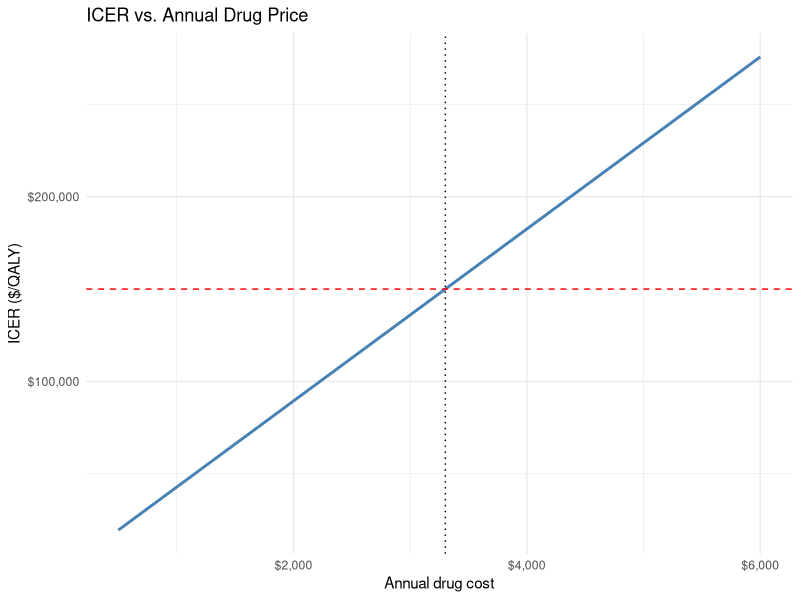
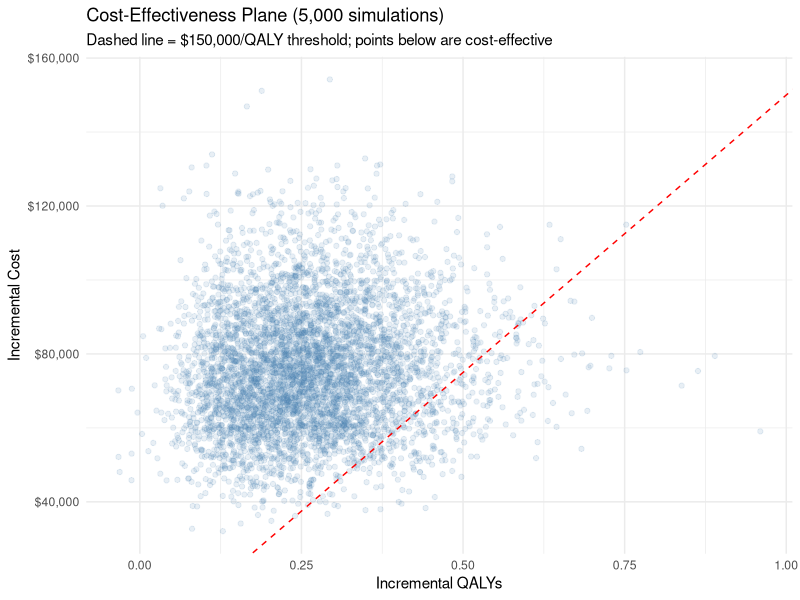
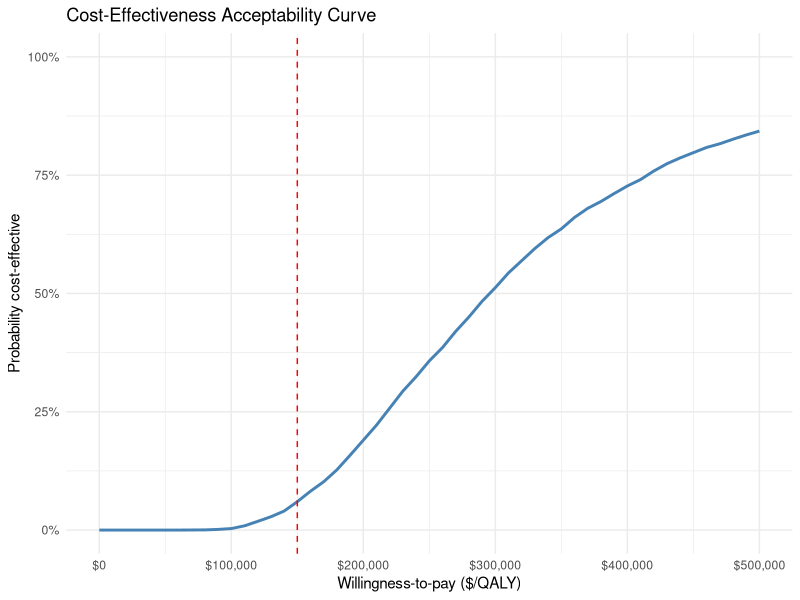

Recreate these plots in R, in order.
## ---- chunk 1
#| label: setup

library(tidyverse)

# ---- Settings ----
n_cycles <- 20
discount <- 0.03
states   <- c("Stable", "PostHF", "Dead")
disc     <- 1 / (1 + discount)^(0:n_cycles)
hr       <- 0.70   # from meta-analysis (95% CI 0.62-0.78)

# ---- Base-case parameters ----
p_stable_event_ctrl <- 0.040
p_stable_death      <- 0.020
p_posthf_death      <- 0.060
c_drug   <- 6000; c_event <- 13000; c_stable <- 2000; c_posthf <- 4000
u_stable <- 0.85; u_posthf <- 0.70; u_dead <- 0

# ---- Model functions ----
make_tm <- function(p_event, p_sd, p_pd) {
  matrix(c(1 - p_event - p_sd, p_event, p_sd,
           0, 1 - p_pd, p_pd,
           0, 0, 1),
         nrow = 3, byrow = TRUE, dimnames = list(from = states, to = states))
}
run_markov <- function(tm, n_cycles) {
  tr <- matrix(0, n_cycles + 1, 3, dimnames = list(cycle = 0:n_cycles, state = states))
  tr[1, ] <- c(1000, 0, 0)
  for (t in 1:n_cycles) tr[t + 1, ] <- tr[t, ] %*% tm
  tr
}
tally <- function(trace, cost_vec, qaly_vec) {
  cc <- (trace %*% cost_vec) / 1000
  cq <- (trace %*% qaly_vec) / 1000
  c(cost = sum(cc * disc), qaly = sum(cq * disc))
}

# ---- Base case ----
tm_ctrl <- make_tm(p_stable_event_ctrl,      p_stable_death, p_posthf_death)
tm_trt  <- make_tm(p_stable_event_ctrl * hr, p_stable_death, p_posthf_death)
qaly_vec  <- c(u_stable, u_posthf, u_dead)
cost_ctrl <- c(c_stable, c_posthf, 0)
cost_trt  <- c(c_stable + c_drug, c_posthf + c_drug, 0)
res_ctrl <- tally(run_markov(tm_ctrl, n_cycles), cost_ctrl, qaly_vec)
res_trt  <- tally(run_markov(tm_trt,  n_cycles), cost_trt,  qaly_vec)
d_cost_base <- res_trt["cost"] - res_ctrl["cost"]
d_qaly_base <- res_trt["qaly"] - res_ctrl["qaly"]
icer_base   <- d_cost_base / d_qaly_base
## ---- chunk 2
#| label: param-table

tibble(
  Parameter = c("HF hospitalization rate (placebo, annual)",
                "Hazard ratio (SGLT2i vs placebo)",
                "Background mortality (Stable)",
                "Mortality (Post-HF)",
                "Drug cost (annual)", "HF hospitalization cost",
                "Utility: Stable", "Utility: Post-HF",
                "Discount rate", "Time horizon"),
  Value = c("0.040", "0.70 (95% CI 0.62–0.78)", "0.020", "0.060",
            "$6,000", "$13,000", "0.85", "0.70", "3%", "20 years"),
  Source = c("Trial placebo arms", "Meta-analysis (4 RCTs)", "Life tables",
             "Post-HF literature", "Drug pricing (list)", "Costing study",
             "Utility study", "Utility study", "Convention", "—")
) %>% knitr::kable(caption = "Base-case model inputs (illustrative values).")
## ---- chunk 3
#| label: base-results

tibble(
  Arm = c("Placebo", "SGLT2i", "Incremental"),
  Cost = c(res_ctrl["cost"], res_trt["cost"], d_cost_base),
  QALYs = c(res_ctrl["qaly"], res_trt["qaly"], d_qaly_base)
) %>%
  mutate(Cost = paste0("$", format(round(Cost), big.mark = ",")),
         QALYs = round(QALYs, 3)) %>%
  knitr::kable(caption = "Base-case costs and QALYs per patient (discounted).")
## ---- chunk 4
#| label: owsa-hr

run_icer_hr <- function(hr_v) {
  tm_t <- make_tm(p_stable_event_ctrl * hr_v, p_stable_death, p_posthf_death)
  rc <- tally(run_markov(tm_ctrl, n_cycles), cost_ctrl, qaly_vec)
  rt <- tally(run_markov(tm_t,    n_cycles), cost_trt,  qaly_vec)
  (rt["cost"] - rc["cost"]) / (rt["qaly"] - rc["qaly"])
}
tibble(
  Scenario = c("Optimistic (HR 0.62)", "Base case (HR 0.70)", "Pessimistic (HR 0.78)"),
  ICER = sapply(c(0.62, 0.70, 0.78), run_icer_hr)
) %>%
  mutate(ICER = paste0("$", format(round(ICER), big.mark = ","))) %>%
  knitr::kable(caption = "ICER across the 95% CI of the treatment effect.")
## ---- chunk 5
#| label: owsa-price
#| fig-width: 8
#| fig-height: 4.5

run_icer_price <- function(price) {
  ct <- c(c_stable + price, c_posthf + price, 0)
  rc <- tally(run_markov(tm_ctrl, n_cycles), cost_ctrl, qaly_vec)
  rt <- tally(run_markov(tm_trt,  n_cycles), ct,        qaly_vec)
  (rt["cost"] - rc["cost"]) / (rt["qaly"] - rc["qaly"])
}
prices <- seq(500, 6000, by = 250)
price_df <- tibble(price = prices, icer = sapply(prices, run_icer_price))
threshold_price <- approx(price_df$icer, price_df$price, xout = 150000)$y

ggplot(price_df, aes(price, icer)) +
  geom_line(color = "steelblue", linewidth = 1) +
  geom_hline(yintercept = 150000, linetype = "dashed", color = "red") +
  geom_vline(xintercept = threshold_price, linetype = "dotted") +
  scale_x_continuous(labels = scales::dollar) +
  scale_y_continuous(labels = scales::dollar) +
  labs(title = "ICER vs. Annual Drug Price",
       x = "Annual drug cost", y = "ICER ($/QALY)") +
  theme_minimal()
## ---- chunk 6
#| label: psa
#| fig-width: 8
#| fig-height: 4.5

set.seed(123)
n_sims <- 5000
beta_params  <- function(m, n) list(a = m*n, b = (1-m)*n)
gamma_params <- function(m, s) list(shape = (m/s)^2, rate = m/(s^2))

log_hr_se <- (log(0.78) - log(0.62)) / (2 * 1.96)
hr_d   <- exp(rnorm(n_sims, log(0.70), log_hr_se))
pe_d   <- with(beta_params(0.040, 200), rbeta(n_sims, a, b))
sd_d   <- with(beta_params(0.020, 200), rbeta(n_sims, a, b))
pd_d   <- with(beta_params(0.060, 200), rbeta(n_sims, a, b))
us_d   <- with(beta_params(0.85, 100),  rbeta(n_sims, a, b))
up_d   <- with(beta_params(0.70, 100),  rbeta(n_sims, a, b))
cdr_d  <- with(gamma_params(6000, 1200), rgamma(n_sims, shape, rate))
cs_d   <- with(gamma_params(2000, 400),  rgamma(n_sims, shape, rate))
cp_d   <- with(gamma_params(4000, 800),  rgamma(n_sims, shape, rate))

psa <- tibble(d_cost = numeric(n_sims), d_qaly = numeric(n_sims))
for (i in 1:n_sims) {
  tm_c <- make_tm(pe_d[i],          sd_d[i], pd_d[i])
  tm_t <- make_tm(pe_d[i]*hr_d[i],  sd_d[i], pd_d[i])
  qv <- c(us_d[i], up_d[i], 0)
  cc <- c(cs_d[i], cp_d[i], 0)
  ct <- c(cs_d[i] + cdr_d[i], cp_d[i] + cdr_d[i], 0)
  rc <- tally(run_markov(tm_c, n_cycles), cc, qv)
  rt <- tally(run_markov(tm_t, n_cycles), ct, qv)
  psa$d_cost[i] <- rt["cost"] - rc["cost"]
  psa$d_qaly[i] <- rt["qaly"] - rc["qaly"]
}

ggplot(psa, aes(d_qaly, d_cost)) +
  geom_point(alpha = 0.12, color = "steelblue") +
  geom_abline(slope = 150000, intercept = 0, linetype = "dashed", color = "red") +
  scale_y_continuous(labels = scales::dollar) +
  labs(title = "Cost-Effectiveness Plane (5,000 simulations)",
       subtitle = "Dashed line = $150,000/QALY threshold; points below are cost-effective",
       x = "Incremental QALYs", y = "Incremental Cost") +
  theme_minimal()
## ---- chunk 7
#| label: ceac
#| fig-width: 8
#| fig-height: 4.5

thr <- seq(0, 500000, by = 10000)
ceac <- tibble(wtp = thr,
               p = sapply(thr, function(w) mean(psa$d_cost < w * psa$d_qaly)))
p_150 <- round(100 * mean(psa$d_cost < 150000 * psa$d_qaly), 1)

ggplot(ceac, aes(wtp, p)) +
  geom_line(color = "steelblue", linewidth = 1) +
  geom_vline(xintercept = 150000, linetype = "dashed", color = "red") +
  scale_x_continuous(labels = scales::dollar) +
  scale_y_continuous(labels = scales::percent, limits = c(0, 1)) +
  labs(title = "Cost-Effectiveness Acceptability Curve",
       x = "Willingness-to-pay ($/QALY)", y = "Probability cost-effective") +
  theme_minimal()
